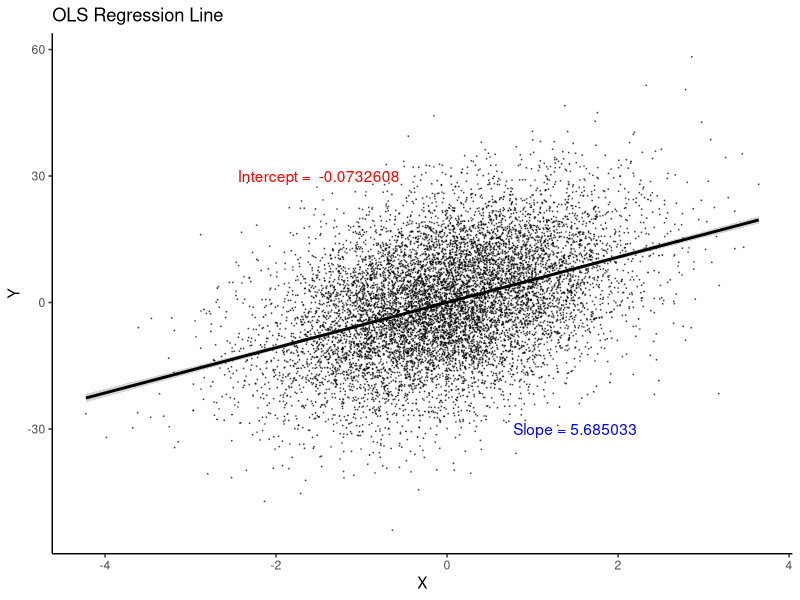
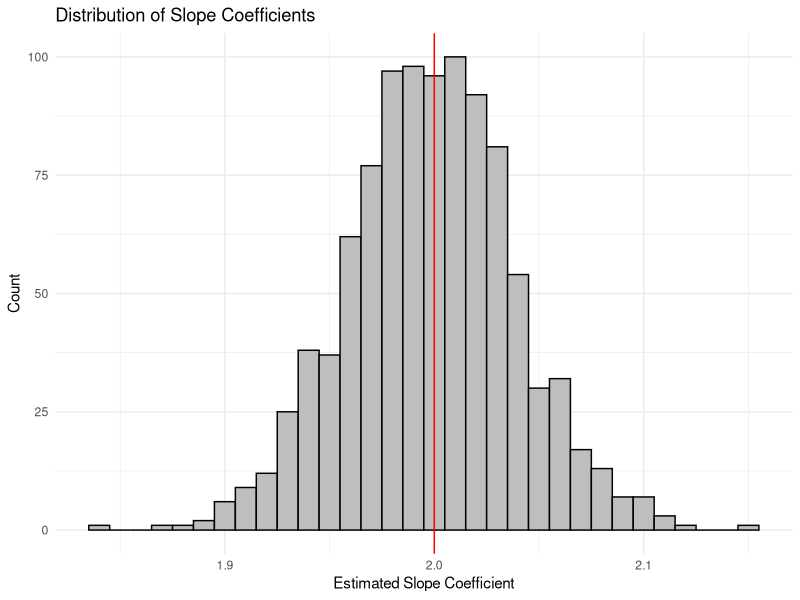
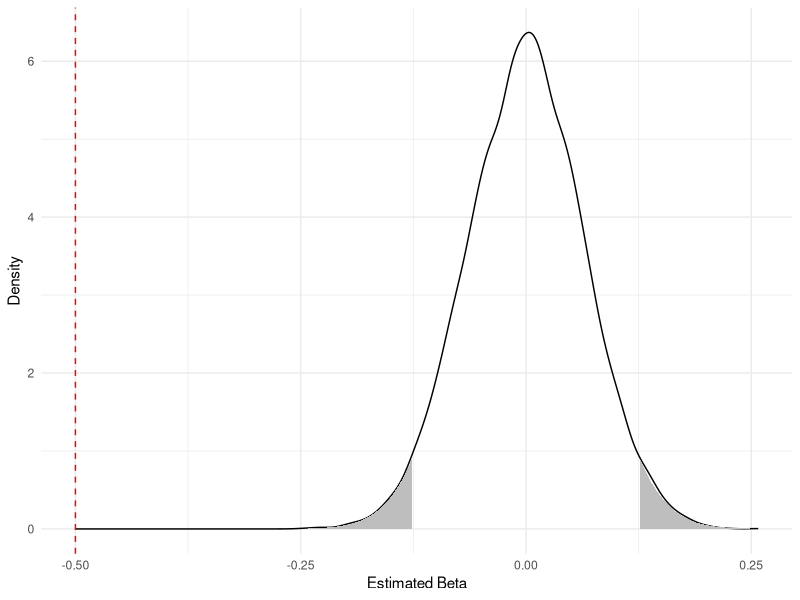
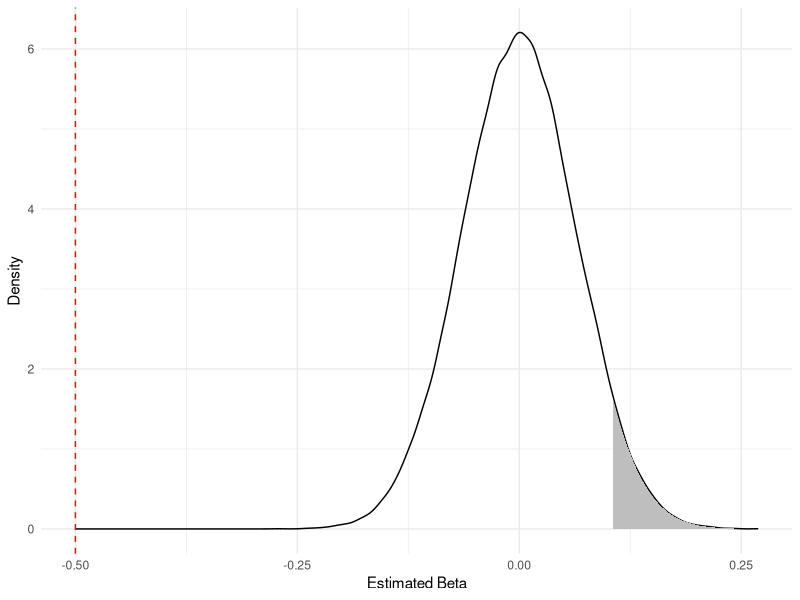
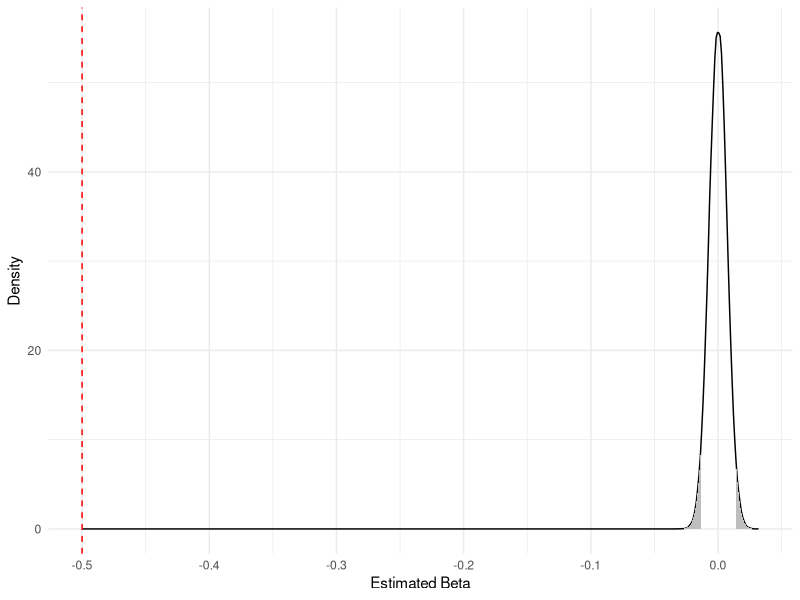
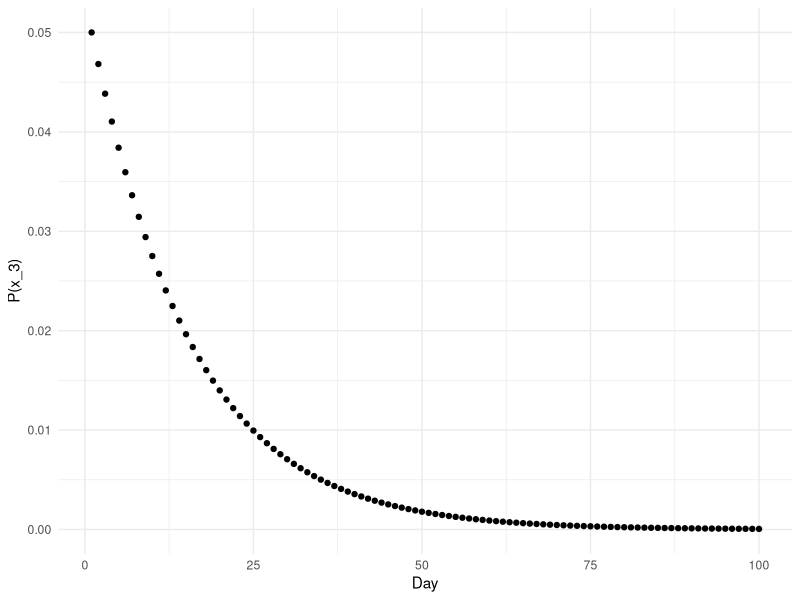

These charts were generated, in order, by the following R code:
## ---- chunk 1
knitr::opts_chunk$set(echo = TRUE)
## ---- chunk 2
################################################################################
# I like to include several additional notes in the header of my files here:
#
# Last modified: 9/20/2024
#
### PURPOSE:
  # Lecture 2 code and output file
# 
### NOTES:
  # - uses the Tidyverse package and Dplyr
################################################################################


### 0. Load the packages we will need for this file ####
library(tidyverse) # load the installed package for each new session of R
library(here) # for file organization
library(broom) # helps for storing regression output

set.seed(122333) # Setting the seed helps to make random number generators give us the same numbers across machines
################################################################################
## ---- chunk 3
##### Probability Review #####
p_healthy <- 0.75 # Assign 3 main probabilities
p_acute <- 0.2
p_chronic <- 0.05
## ---- chunk 4
p_acute_chronic <- 0.02 # Assign joint probabilities
p_healthy_acute <- 0
p_healthy_chronic <- 0
p_healthy_acute_chronic <- 0

# Conditional probabilities
p_chronic_givenacute <- p_acute_chronic / p_acute
## ---- chunk 5
p_chronic_givenacute == p_chronic * p_acute
## ---- chunk 6
tb <- tibble(
  x = rnorm(10000),
  u = rnorm(10000),
  y = 5.5*x + 12*u
) # Here's our true model, with some randomness baked in

# What is our expectation of x? y? u? What about variance? 
mean(tb$x)
mean(tb$y)
mean(tb$u)

var(tb$x)
var(tb$y)
var(tb$u)
## ---- chunk 7
tb %>% lm(y ~ x, .) 
## ---- chunk 8
# Looking at your model output
reg_tb <- lm(y ~ x, data=tb) # Store regression as an object 


summary(reg_tb) # gives you a full summary
regdata <- broom::tidy(reg_tb, conf.int=TRUE) # Stores regression output in a data frame
regouts <- broom::glance(reg_tb) # Stores other regression features in a data frame
## ---- chunk 9
tb <- tb %>% 
  mutate(
    yhat1 = predict(lm(y ~ x, .)),
    yhat2 = 0.0732608 + 5.685033*x, 
    uhat1 = residuals(lm(y ~ x, .)),
    uhat2 = y - yhat2
  ) # How close are our predictions? 

summary(tb[-1:-3])
## ---- chunk 10
tb %>% 
  lm(y ~ x, .) %>% 
  ggplot(aes(x=x, y=y)) + 
  ggtitle("OLS Regression Line") +
  geom_point(size = 0.05, color = "black", alpha = 0.5) +
  geom_smooth(method = lm, color = "black") +
  annotate("text", x = -1.5, y = 30, color = "red", 
           label = paste("Intercept = ", -0.0732608)) +
  annotate("text", x = 1.5, y = -30, color = "blue", 
           label = paste("Slope =", 5.685033)) + 
  theme_classic() + labs(x="X", y="Y")
## ---- chunk 11
SST <- tb %>% mutate(ybar=mean(y), sst=(y-ybar)^2) %>% select(sst) %>% summarise(sum(sst))
SSE <- tb %>% mutate(ybar=mean(y), sse=(yhat1-ybar)^2) %>% select(sse) %>% summarise(sum(sse))
SSR <- tb %>% mutate(ssr=uhat1^2) %>% select(ssr) %>% summarise(sum(ssr))

R2 <- SSE/SST
print(paste0("The R-squared is ", round(as.numeric(R2)*100,digits=2), "%", sep=""))
## ---- chunk 12
summary(reg_tb) # Full summary
round(summary(reg_tb)$r.squared,digits=4) # Specifically, the r-squared
## ---- chunk 13
lm <- lapply( # lapply is a useful command (see ?lapply to access documentation)
  1:1000,
  function(x) tibble(
    x = 9*rnorm(10000), # Distribution for x (rnorm(N) creates N random draws from a N(0,1) distribution)
    u = 36*rnorm(10000), # Distribution for e
    y = 3 + 2*x + u
  ) %>% 
    lm(y ~ x, .)
) # This runs 1,000 regressions with new data every time
# lapply is useful here since we want to resample data *and* do a regression at the same time. 
## ---- chunk 14
as_tibble(t(sapply(lm, coef))) %>%
  summary(x) # Summarize the regression coefficients (tabular)

as_tibble(t(sapply(lm, coef))) %>% 
  ggplot()+
  geom_histogram(aes(x), binwidth = 0.01,fill="gray",color='black') + 
  theme_minimal() + 
  labs(x="Estimated Slope Coefficient", y="Count",title="Distribution of Slope Coefficients") + 
  geom_vline(xintercept=2,color='red')
## ---- chunk 15
myout <- summary(reg_tb)
myout$coefficients[,2]
## ---- chunk 16
set.seed(0326)
nulldata <- tibble(x=rnorm(200),
                 epsilon=rnorm(200),
                 y=-1-.5*x+epsilon)
m1 <- lm(y ~ x,data=nulldata)
out <- summary(m1) # I get a first estimate of beta = , and a SE = 
myse <- out$coefficients[2,2] # store the SE
## ---- chunk 17
myalf <- .05 # State the rejection probability

# Plot my estimate against the sampling distribution of the null hypothesis 
graphdata <- tibble(x=rnorm(1e4,mean=0,sd=myse), # normal distribution
                    xrej = ifelse(x >= qnorm(1-(myalf)/2, mean=0, sd=myse),x,NA), # x's that fall in the rejection region based on alpha
                    xrej2 = ifelse(-x >= qnorm(1-(myalf)/2, mean=0, sd=myse),x,NA), # x's that fall in the rejection region based on alpha
                    y=dnorm(x,mean=0,sd=myse)
)

 ggplot(data=graphdata) + 
  geom_density(aes(x)) + 
  geom_area(data=subset(graphdata, !is.na(xrej)),aes(x=x,y=y),fill="gray") + 
   geom_area(data=subset(graphdata, !is.na(xrej2)),aes(x=x,y=y),fill="gray") + 
  geom_vline(xintercept=-0.5,linetype='dashed',color='red') + 
  theme_minimal() + 
  labs(x="Estimated Beta",y="Density")
## ---- chunk 18
graphdata <- tibble(x=rnorm(1e5,mean=0,sd=myse), # normal distribution
                     xrej = ifelse(x >= qnorm(1-(myalf), mean=0, sd=myse),x,NA), 
                        # x's that fall in the rejection region based on alpha
                     y=dnorm(x,mean=0,sd=myse)
 )
 
 ggplot(data=graphdata) + 
   geom_density(aes(x)) + 
   geom_area(data=subset(graphdata, !is.na(xrej)),aes(x=x,y=y),fill="gray") + 
   geom_vline(xintercept=-0.5,linetype='dashed',color='red') + 
   theme_minimal() + 
   labs(x="Estimated Beta",y="Density")
## ---- chunk 19
 nulldata <- tibble(x=rnorm(20000),
                  epsilon=rnorm(20000),
                  y=-1-.5*x+epsilon)
 m1 <- lm(y ~ x,data=nulldata)
 out <- summary(m1) # 
 out
 myse <- out$coefficients[2,2] # store the SE
 
 graphdata <- tibble(x=rnorm(1e5,mean=0,sd=myse), # normal distribution
                     xrej = ifelse(x >= qnorm(1-(myalf)/2, mean=0, sd=myse),x,NA), 
                        # x's that fall in the rejection region based on alpha
                     xrej2 = ifelse(-x >= qnorm(1-(myalf)/2, mean=0, sd=myse),x,NA), 
                        # x's that fall in the rejection region based on alpha
                     y=dnorm(x,mean=0,sd=myse)
 )
 
 ggplot(data=graphdata) + 
   geom_density(aes(x)) + 
   geom_area(data=subset(graphdata, !is.na(xrej)),aes(x=x,y=y),fill="gray") + 
   geom_area(data=subset(graphdata, !is.na(xrej2)),aes(x=x,y=y),fill="gray") + 
   geom_vline(xintercept=-0.5,linetype='dashed',color='red') + 
   theme_minimal() + 
   labs(x="Estimated Beta",y="Density")
 
# Calculate p-value of our estimated beta
1-pnorm(out$coefficients[2,1],mean=0,sd=out$coefficients[2,2])

# Calculate the t-statistic of our estimated beta
out$coefficients[2,1]/out$coefficients[2,2] # Here, critical value is 1.96
## ---- chunk 20
# Total probability 
day1 <- p_chronic # On first day, probability of illness is the known probability
day2 <- p_chronic * (1-p_chronic) # The probability of being healthy on day1, then developing an illness on the second day 

totalprob <- day1+day2 # Total probability is sum over time
## ---- chunk 21
dayprob <- function(n) { 
    # This function returns the probability of (i) being healthy until day n, then (ii) getting a chronic condition on day n 
  return(p_chronic * (1-p_chronic)^(n-1))
} 

# Now let's apply the function
mydata <- tibble( x=seq(1,10,by=1) ) %>%  # Periods 1 through 10
  mutate(dayprob=dayprob(x)) %>% # Daily probability
  mutate(totalprob = cumsum(dayprob)) # Total probability = sum of dailies 

# What's the first day after which total prob is > 0.15?
answer <- mydata %>% 
  mutate(tokeep = totalprob>0.15) %>% 
  filter(tokeep==1) %>% 
  mutate(first = min(x)) %>% 
  filter(row_number()==1) %>% 
  pull(first)

print(paste0("The number of days before totalprob > 0.15 is ", answer ,sep=""))
## ---- chunk 22
# Update function for p_chronic
update_chronic <- function(oldprob) { 
  p_x1_you_given_x3_me <- .7 
    # Experiment with changing this probability to see how the graph below changes
    # What happens if this is .75? .1? What does changing this mean in terms of the example? 
  
  p_x1_you_given_x1_me <- .75
  num <- p_x1_you_given_x3_me * oldprob
  den <- p_x1_you_given_x3_me * oldprob + p_x1_you_given_x1_me * (1-oldprob)
  return(num/den) # Why write it this way? Just so each term is easily digestable. 
    # Think of your code reader, not just the output!
}
## ---- chunk 23
mydata <- rep(NA, 100) # Set blanks for 100 days
mydata[1] <- .05 # Set first probability at .05
for (i in 2:100) { 
  mydata[i] <- update_chronic(mydata[i-1])
}

# Now plot
mydata <- tibble(mydata) %>% mutate(x=row_number())
ggplot(mydata,aes(x,mydata)) + geom_point() + theme_minimal() + labs(x = "Day", y = "P(x_3)")
